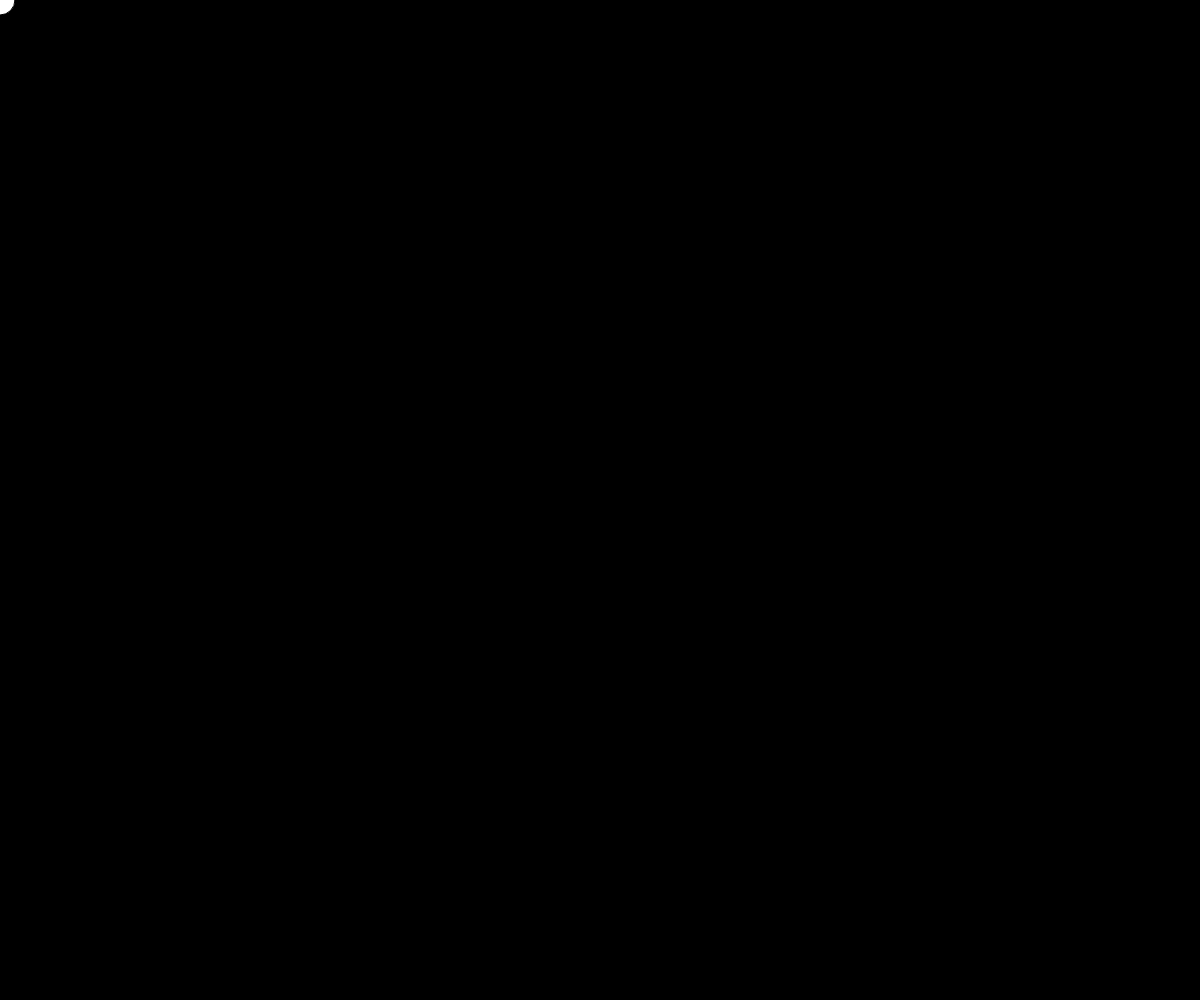
Frame 1 (no input)
Frame 60 (no input): identical to frame 1, image omitted
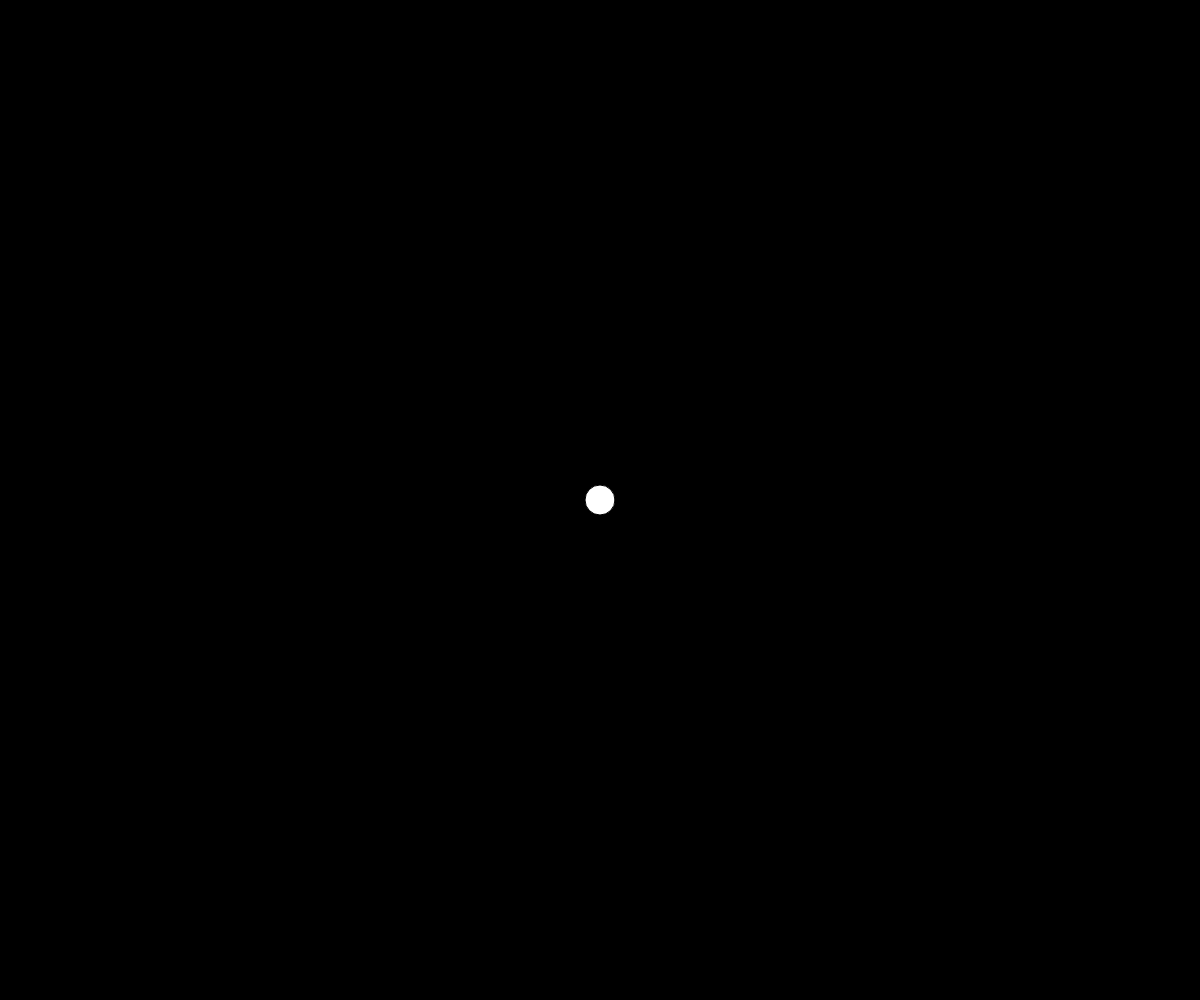
Frame 120 (the mouse pressed at the canvas centre since frame 60)

The p5.js sketch that drew these frames (run headless with seeded random() and noise() and a simulated clock; from frame 60 on, the mouse is pressed at the canvas centre):

// p5.js sketch
// ── sketch.js
let diameter = 30;
const sizeChangeStep = 5;
let trailEnabled = false;

function setup() {
    createCanvas(windowWidth, windowHeight);
    background(0);
}

function draw() {
    if (!trailEnabled) {
        background(0); // Очищаем фон, если шлейф отключен
    }

    handleKeyboard();

    fill(255);
    ellipse(mouseX, mouseY, diameter, diameter);
}

function handleKeyboard() {
    if (keyIsDown(49)) { // Клавиша "1"
        diameter = max(10, diameter - sizeChangeStep);
    }
    if (keyIsDown(50)) { // Клавиша "2"
        diameter = min(2000, diameter + sizeChangeStep);
    }
}

function keyPressed() {
    if (keyCode === 32) { // Пробел
        trailEnabled = !trailEnabled;
    }
}

function handleGamepad() {
    // Ваш код для обработки ввода с геймпада
}
